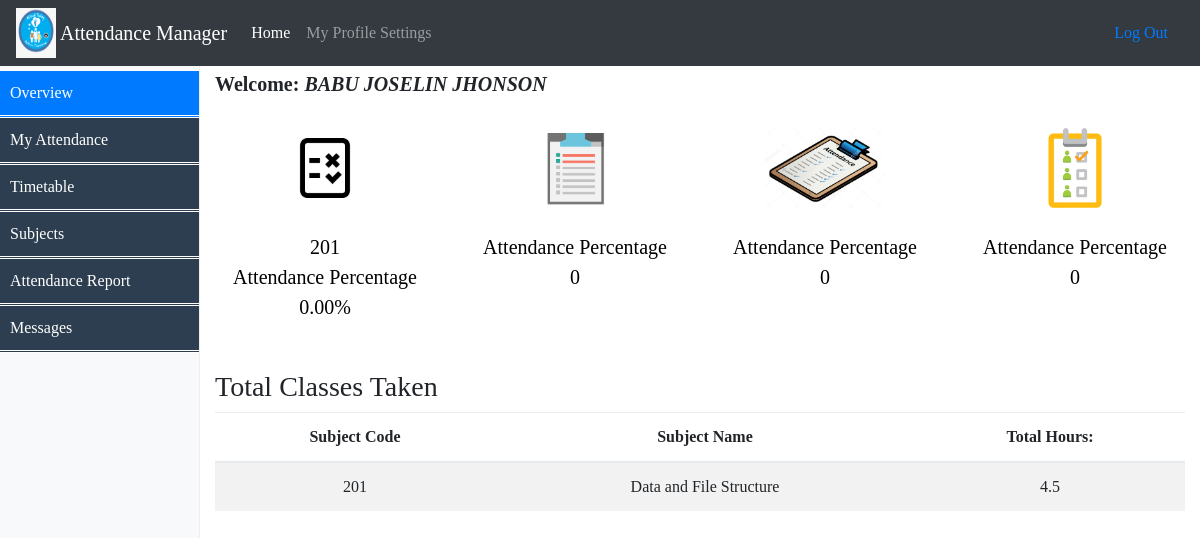
The page /Student/StudentProfile.php (signed in) on the database its author committed.
### tables this page shows
CREATE TABLE `student` (
  `stud_id` varchar(50) NOT NULL,
  `stud_name` varchar(50) NOT NULL,
  `course_id` int(11) NOT NULL,
  `sem_no` int(11) DEFAULT NULL,
  `dob` varchar(50) DEFAULT NULL,
  `address` varchar(200) DEFAULT NULL,
  `email_id` varchar(50) NOT NULL,
  `Phone_no` bigint(30) NOT NULL
);

CREATE TABLE `attendance` (
  `attd_date` varchar(30) NOT NULL,
  `Last_Date` varchar(30) NOT NULL,
  `stud_id` varchar(50) NOT NULL,
  `Present_Count` float DEFAULT 0,
  `Total_Classes` float DEFAULT NULL,
  `dept_name` varchar(20) DEFAULT NULL,
  `course_id` int(11) DEFAULT NULL,
  `sub_id` int(11) NOT NULL,
  `fact_id` int(11) DEFAULT 0
);

CREATE TABLE `enroll` (
  `stud_id` varchar(50) NOT NULL,
  `course_id` int(11) DEFAULT NULL,
  `sub_id` int(11) NOT NULL
);

### Student/session.php (called while the page is built, shortened)
<?php
$connection = mysqli_connect("localhost", "root", "");
$user_check=$_SESSION['login_user'];
$ses_sql=mysqli_query($connection,"select username from logindetails where username='$user_check'");
$row = mysqli_fetch_assoc($ses_sql);
$login_session =$row['username'];
?>

### Student/StudentProfile.php (the view, shortened to what this page needs)
<!doctype html>
<?php
include('session.php');
?>
<html lang="en">
  <head>
	<link href="Assests/dropdown.css" rel="stylesheet">
	<link href="Assests/menu.css" rel="stylesheet">
    <link href="Assests/css/bootstrap.min.css" rel="stylesheet">
    <link href="Assests/css/dashboard.css" rel="stylesheet">
  </head>
  <body style="font-family:Verdana;font-size:16px;">
    <header>
      <nav class="navbar navbar-expand-md navbar-dark fixed-top bg-dark">
	  	<img src="logo.png" alt="attendance" style="width:40px;height:50px;" align="left">&nbsp;
        <a class="navbar-brand" href="">Attendance Manager</a>
        <div class="collapse navbar-collapse" id="navbarsExampleDefault" style="font-size:10;">
          <ul class="navbar-nav mr-auto">
            <li class="nav-item active">
              <a class="nav-link" href="StudentProfile.php">Home <span class="sr-only">(current)</span></a>
            </li>
            <li class="nav-item">
			  <li class="dropdown">
				<a class="nav-link" href="javascript:void(0)" class="dropbtn">My Profile Settings</a>
			  </li>
            </li>
          </ul>
          <form class="form-inline mt-2 mt-md-0">
             <a class="nav-link" href="logout.php">Log Out</a>
          </form>
        </div>
      </nav>
    </header>
<div class="container-fluid">
      <div class="row">
		  <nav class="col-sm-3 col-md-2 d-none d-sm-block bg-light sidebar">
				<ul class="mainmenu nav nav-pills flex-column">
					<li class="nav-item">
						  <a class="nav-link active" href="#">Overview <span class="sr-only">(current)</span></a>
					 </li>
					<li class="nav-item"><a class="nav-link"href="Stud_AttendanceView.php">My Attendance</a></li>
					<li class="nav-item"><a class="nav-link"href="ViewTimetable.html">Timetable</a></li>
					<li class="nav-item"><a class="nav-link"href="Enroll.html">Subjects</a></li>
					<li><a href="SemesterReport.php">Attendance Report</a></li>
					<li><a href="stud_notify.php">Messages</a></li>
				</ul>
			</nav>
        <main role="main" class="col-sm-9 ml-sm-auto col-md-10 pt-3">
			<?php
			$login=$login_session;
			$stud="select stud_id,course_id from logindetails where username='$login'";
			$s=mysqli_query($connection,$stud);
			$row3 = mysqli_fetch_assoc($s);
			$stud_id=$row3['stud_id'];
			$course_id=$row3['course_id'];
			$que="select stud_name from student where stud_id='$stud_id' and course_id='$course_id'";
			$res=mysqli_query($connection,$que);
			$row=mysqli_fetch_assoc($res);
			$name=$row['stud_name'];
			?>
			<h5><b id="welcome">Welcome: <i><?php echo $name ?></i></b></h5>
          <section class="row text-center placeholders">
            <div class="col-6 col-sm-3 placeholder">
			<div class="DataImage">
				<img src="Assests/images/2.png" alt="attendance" style="width:80px;">
				<?php $login=$login_session;
				$fact="select stud_id,course_id from logindetails where username='$login'";
				$s=mysqli_query($connection,$fact);
				$row3 = mysqli_fetch_assoc($s);
				$stud_id=$row3['stud_id'];
				$course_id=$row3['course_id'];
			  $total="select Sub_id from attendance where stud_id=$stud_id and course_id='$course_id'";
			  $que=mysqli_query($connection,$total);
			  $num=mysqli_num_rows($que);
				  $i=0;
				while($row=mysqli_fetch_assoc($que)){
					$i=$i+1;
					$pos[$i]=$row['Sub_id'];
				}
				if($num>=1){
				for($i=1;$i<=1;$i++){
				    $sub=$pos[$i];
					echo "<br>";
					echo $sub;
				}
			  $total="select Total_Classes,Present_Count  from attendance where stud_id=$stud_id and course_id='$course_id' and sub_id='$sub'";
			  $que=mysqli_query($connection,$total);
			  $row4 = mysqli_fetch_assoc($que);
			  $total=$row4['Total_Classes'];
			  $present=$row4['Present_Count'];
			  echo"<br>Attendance Percentage<br>";
			  $per=(($present/$total)*100);
			  echo number_format("$per",2)."%<br>";
			  }
				else{
					 echo"<br>Attendance Percentage<br>";
					 echo "0";
				}
			  ?>
            </div>
			</div>
            <div class="col-6 col-sm-3 placeholder">
			<div class="DataImage">
				<img src="Assests/images/5.png" alt="attendance" style="width:80px;">
				<?php $login=$login_session;
				$fact="select stud_id,course_id from logindetails where username='$login'";
				$s=mysqli_query($connection,$fact);
				$row3 = mysqli_fetch_assoc($s);
				$stud_id=$row3['stud_id'];
				$course_id=$row3['course_id'];
			  $total="select Sub_id from attendance where stud_id=$stud_id and course_id='$course_id'";
			  $que=mysqli_query($connection,$total);
			  $num=mysqli_num_rows($que);
				$i=0;
				while($row=mysqli_fetch_assoc($que)){
					$i=$i+1;
					$pos[$i]=$row['Sub_id'];
				}
				if($num>=2){
				for($i=2;$i<=2;$i++){
				    $sub=$pos[$i];
					echo "<br>";
					echo $sub;
				}
			  $total="select Total_Classes,Present_Count  from attendance where stud_id=$stud_id and course_id='$course_id' and sub_id='$sub'";
			  $que=mysqli_query($connection,$total);
			  $row4 = mysqli_fetch_assoc($que);
			  $total=$row4['Total_Classes'];
			  $present=$row4['Present_Count'];
			  echo"<br>Attendance Percentage<br>";
			  $per=(($present/$total)*100);
			  echo number_format("$per",2)."%<br>";
			  }
				else{
					 echo"<br>Attendance Percentage<br>";
					 echo "0";
				}
			  ?>
            </div>
			</div>
            <div class="col-6 col-sm-3 placeholder">
			<div class="DataImage">
				<img src="Assests/images/6.jpg" alt="attendance" style="width:120px;">
				<?php $login=$login_session;
				$fact="select stud_id,course_id from logindetails where username='$login'";
				$s=mysqli_query($connection,$fact);
				$row3 = mysqli_fetch_assoc($s);
				$stud_id=$row3['stud_id'];
				$course_id=$row3['course_id'];
			  $total="select Sub_id from attendance where stud_id=$stud_id and course_id='$course_id'";
			  $que=mysqli_query($connection,$total);
			  $num=mysqli_num_rows($que);
				$i=0;
				while($row=mysqli_fetch_assoc($que)){
					$i=$i+1;
					$pos[$i]=$row['Sub_id'];
				}
				if($num>=3){
				for($i=3;$i<=3;$i++){
				    $sub=$pos[$i];
					echo "<br>";
					echo $sub;
				}
			  $total="select Total_Classes,Present_Count  from attendance where stud_id=$stud_id and course_id='$course_id' and sub_id='$sub'";
			  $que=mysqli_query($connection,$total);
			  $row4 = mysqli_fetch_assoc($que);
			  $total=$row4['Total_Classes'];
			  $present=$row4['Present_Count'];
			  echo"<br>Attendance Percentage<br>";
			  $per=(($present/$total)*100);
			  echo number_format("$per",2)."%<br>";
			  }
				else{
					 echo"<br>Attendance Percentage<br>";
					 echo "0";
				}
			  ?>
            </div>
			</div>
            <div class="col-6 col-sm-3 placeholder">
			<div class="DataImage">
				<img src="Assests/images/7.png" alt="attendance" style="width:80px;">
			  <?php $login=$login_session;
				$fact="select stud_id,course_id from logindetails where username='$login'";
				$s=mysqli_query($connection,$fact);
				$row3 = mysqli_fetch_assoc($s);
				$stud_id=$row3['stud_id'];
				$course_id=$row3['course_id'];
			  $total="select Sub_id from attendance where stud_id=$stud_id and course_id='$course_id'";
			  $que=mysqli_query($connection,$total);
			  $num=mysqli_num_rows($que);
				$i=0;
				while($row=mysqli_fetch_assoc($que)){
					$i=$i+1;
					$pos[$i]=$row['Sub_id'];
				}
				if($num>=4){
				for($i=4;$i<=4;$i++){
				    $sub=$pos[$i];
					echo "<br>";
					echo $sub;
				}
			  $total="select Total_Classes,Present_Count  from attendance where stud_id=$stud_id and course_id='$course_id' and sub_id='$sub'";
			  $que=mysqli_query($connection,$total);
			  $row4 = mysqli_fetch_assoc($que);
			  $total=$row4['Total_Classes'];
			  $present=$row4['Present_Count'];
			  echo"<br>Attendance Percentage<br>";
			  $per=(($present/$total)*100);
			  echo number_format("$per",2)."%<br>";
			  }
				else{
					 echo"<br>Attendance Percentage<br>";
					 echo "0";
				}
			  ?>
            </div>
			</div>
          </section>
          <h3>Total Classes Taken</h3>
          <div class="table-responsive">
            <table class="table table-striped">
              <thead>
                <tr align="center">
                  <th>Subject Code</th>
                  <th>Subject Name</th>
				  <th>Total Hours:</th>
				</tr>
              </thead>
              <tbody align="center">
                <?php
				$login=$login_session;
				$fact="select stud_id,course_id from logindetails where username='$login'";
				$s=mysqli_query($connection,$fact);
				$row3 = mysqli_fetch_assoc($s);
				$stud_id=$row3['stud_id'];
				$course_id=$row3['course_id'];
			  	$query="select distinct(e.sub_id),sum(a.Total_Classes) as Total_Classes,s.sub_name  from attendance a,enroll e,subjects s where s.sub_id=e.sub_id and e.course_id='$course_id' and e.stud_id='$stud_id' and a.sub_id=e.sub_id group by e.sub_id";
				$result=mysqli_query($connection,$query);
				while($row=mysqli_fetch_assoc($result)){
					echo "
						<tr>
						<td>$row[sub_id]</td>
						<td>$row[sub_name]</td>
						<td>$row[Total_Classes]</td>
						</tr>";
				}
				?>
              </tbody>
            </table>
          </div>
        </main>
      </div>
    </div>
  </body>
</html>

### Student/Assests/menu.css (style rules this page uses)
.mainmenu, .submenu { list-style-type: circle; padding: 0; margin: 0; }
.mainmenu a { display: block; background-color: #2c3e50; text-decoration: none; padding: 10px; color: white; border-bottom: double; }
.DataImage { position: relative; text-align: center; color: black; font-size:20px; }

### Student/Assests/css/dashboard.css (style rules this page uses)
body { padding-top: 3.5rem; }
.sidebar { position: fixed; top: 51px; bottom: 0; left: 0; z-index: 1000; padding: 20px 0; overflow-x: hidden; overflow-y: auto; border-right: 1px solid #eee; }
.sidebar .nav { margin-bottom: 20px; }
.sidebar .nav-item { width: 100%; }
.sidebar .nav-item + .nav-item { margin-left: 0; }
.sidebar .nav-link { border-radius: 0; }
.placeholders { padding-bottom: 3rem; }
.placeholder img { padding-top: 1.5rem; padding-bottom: 1.5rem; }

### rows shown on the page
student: stud_name "BABU JOSELIN JHONSON"
attendance: Present_Count+Total_Classes "0.00"
enroll: sub "201", row "Data and File Structure", row "4.5"

### other values the page prints
$sub "201"
